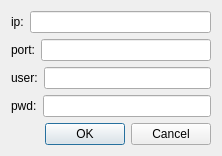
<?xml version="1.0" encoding="UTF-8"?>
<ui version="4.0">
 <class>Connect</class>
 <widget class="QDialog" name="Connect">
  <property name="geometry">
   <rect>
    <x>0</x>
    <y>0</y>
    <width>222</width>
    <height>155</height>
   </rect>
  </property>
  <property name="windowTitle">
   <string>connect to server</string>
  </property>
  <layout class="QVBoxLayout" name="verticalLayout_2">
   <item>
    <layout class="QVBoxLayout" name="verticalLayout">
     <item>
      <layout class="QHBoxLayout" name="horizontalLayout">
       <item>
        <widget class="QLabel" name="label">
         <property name="text">
          <string>ip:</string>
         </property>
        </widget>
       </item>
       <item>
        <widget class="QLineEdit" name="le_ip"/>
       </item>
      </layout>
     </item>
     <item>
      <layout class="QHBoxLayout" name="horizontalLayout_2">
       <item>
        <widget class="QLabel" name="label_2">
         <property name="text">
          <string>port:</string>
         </property>
        </widget>
       </item>
       <item>
        <widget class="QLineEdit" name="le_port"/>
       </item>
      </layout>
     </item>
     <item>
      <layout class="QHBoxLayout" name="horizontalLayout_3">
       <item>
        <widget class="QLabel" name="label_3">
         <property name="text">
          <string>user:</string>
         </property>
        </widget>
       </item>
       <item>
        <widget class="QLineEdit" name="le_user"/>
       </item>
      </layout>
     </item>
     <item>
      <layout class="QHBoxLayout" name="horizontalLayout_4">
       <item>
        <widget class="QLabel" name="label_4">
         <property name="text">
          <string>pwd:</string>
         </property>
        </widget>
       </item>
       <item>
        <widget class="QLineEdit" name="le_pwd"/>
       </item>
      </layout>
     </item>
    </layout>
   </item>
   <item>
    <widget class="QDialogButtonBox" name="buttonBox">
     <property name="orientation">
      <enum>Qt::Horizontal</enum>
     </property>
     <property name="standardButtons">
      <set>QDialogButtonBox::Cancel|QDialogButtonBox::Ok</set>
     </property>
    </widget>
   </item>
  </layout>
  <zorder>buttonBox</zorder>
  <zorder>verticalLayoutWidget</zorder>
  <zorder>label</zorder>
 </widget>
 <resources/>
 <connections>
  <connection>
   <sender>buttonBox</sender>
   <signal>accepted()</signal>
   <receiver>Connect</receiver>
   <slot>accept()</slot>
   <hints>
    <hint type="sourcelabel">
     <x>248</x>
     <y>254</y>
    </hint>
    <hint type="destinationlabel">
     <x>157</x>
     <y>274</y>
    </hint>
   </hints>
  </connection>
  <connection>
   <sender>buttonBox</sender>
   <signal>rejected()</signal>
   <receiver>Connect</receiver>
   <slot>reject()</slot>
   <hints>
    <hint type="sourcelabel">
     <x>316</x>
     <y>260</y>
    </hint>
    <hint type="destinationlabel">
     <x>286</x>
     <y>274</y>
    </hint>
   </hints>
  </connection>
 </connections>
</ui>
